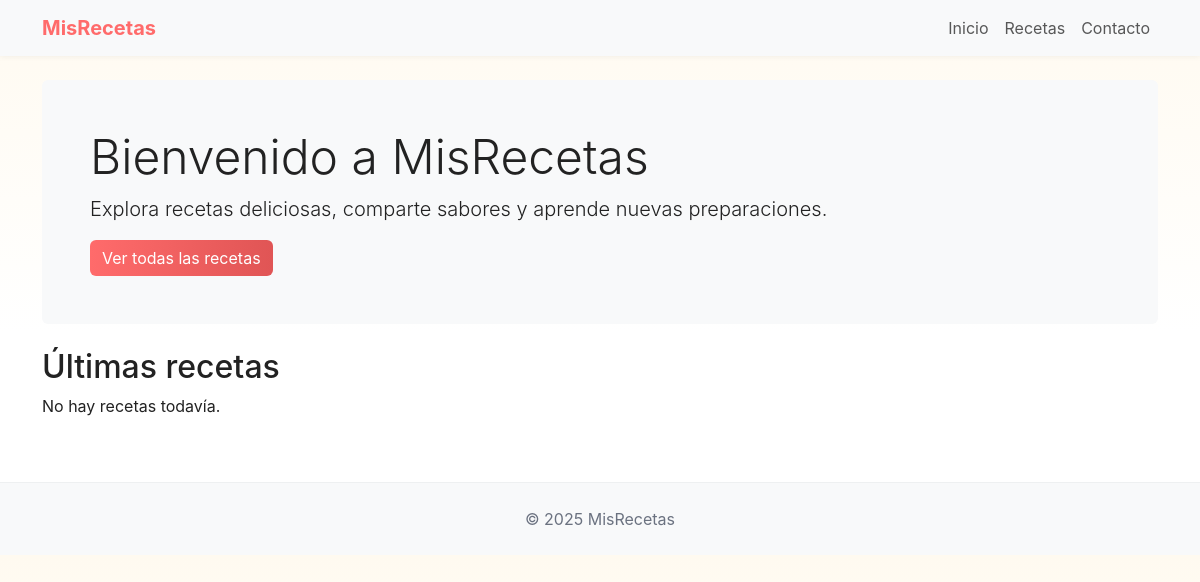
Before: /recipes/ with the older database file.
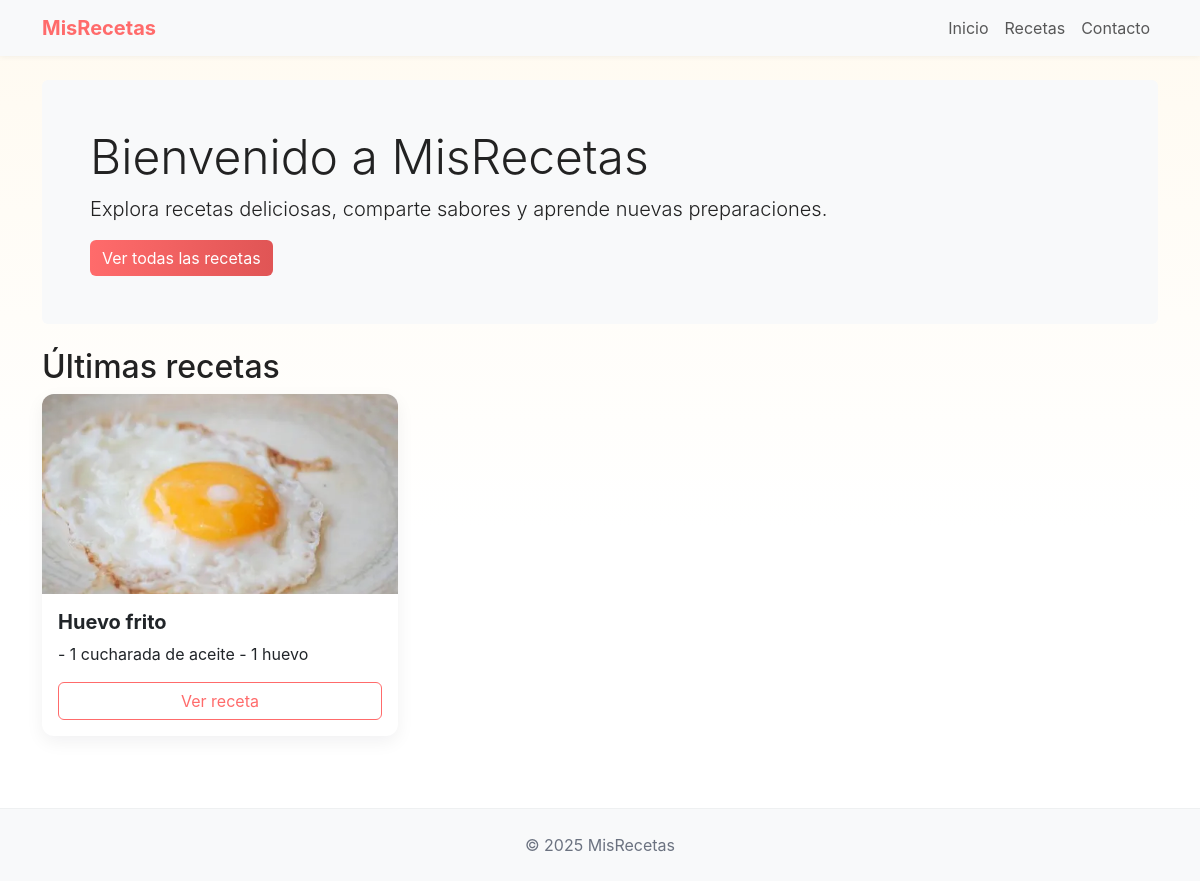
After: the same page with the newer database file.
### recipes/models.py (models this page shows, shortened)
class Receta(models.Model):
    nombre = models.CharField(max_length=200)
    ingredientes = models.TextField()
    instrucciones = models.TextField()
    imagen = models.ImageField(upload_to='recetas_images/', null=True, blank=True)
    creado_en = models.DateTimeField(auto_now_add=True)
    class Meta:
        ordering = ['-creado_en']
    def get_absolute_url(self):
        return reverse('recipes:recipe_detail', args=[str(self.id)])

### recipes/views.py (the view)
# urls.py: path('', RecipeListView.as_view(), name='index'),
class RecipeListView(ListView):
    model = Receta
    template_name = 'recipes/recipe_list.html'
    context_object_name = 'recetas'
    paginate_by = 6  # opcional

### recipes/templates/recipes/recipe_list.html (shortened to what this page needs)
{% extends 'recipes/base.html' %}
{% block content %}
<div class="jumbotron p-5 rounded bg-light mb-4">
  <h1 class="display-5">Bienvenido a MisRecetas</h1>
  <p class="lead">Explora recetas deliciosas, comparte sabores y aprende nuevas preparaciones.</p>
  <a class="btn btn-primary" href="{% url 'recipes:recipe_list' %}">Ver todas las recetas</a>
</div>
<h2>Últimas recetas</h2>
<div class="row">
  {% for receta in recetas %}
  <div class="col-md-4 mb-4">
    <div class="card h-100">
      {% if receta.imagen %}
        <img src="{{ receta.imagen.url }}" class="card-img-top" alt="{{ receta.nombre }}">
      {% else %}
        <img src="/static/recipes/images/placeholder.svg" class="card-img-top" alt="Sin imagen">
      {% endif %}
      <div class="card-body d-flex flex-column">
        <h5 class="card-title">{{ receta.nombre }}</h5>
        <p class="card-text">{{ receta.ingredientes|truncatechars:100 }}</p>
        <a href="{{ receta.get_absolute_url }}" class="btn btn-outline-primary mt-auto">Ver receta</a>
      </div>
    </div>
  </div>
  {% empty %}
    <p>No hay recetas todavía.</p>
  {% endfor %}
</div>
{% endblock %}

### recipes/templates/recipes/base.html (shortened to what this page needs)
{% load static %}
<!doctype html>
<html lang="es">
  <head>
    <link href="https://cdn.jsdelivr.net/npm/bootstrap@5.3.0/dist/css/bootstrap.min.css" rel="stylesheet">
    <link rel="stylesheet" href="{% static 'recipes/css/styles.css' %}">
  </head>
  <body>
    <nav class="navbar navbar-expand-lg navbar-light bg-light">
      <div class="container">
        <a class="navbar-brand" href="{% url 'recipes:index' %}">MisRecetas</a>
        <div class="collapse navbar-collapse" id="navMenu">
          <ul class="navbar-nav ms-auto">
            <li class="nav-item"><a class="nav-link" href="{% url 'recipes:index' %}">Inicio</a></li>
            <li class="nav-item"><a class="nav-link" href="{% url 'recipes:recipe_list' %}">Recetas</a></li>
            <li class="nav-item"><a class="nav-link" href="{% url 'recipes:contact' %}">Contacto</a></li>
          </ul>
        </div>
      </div>
    </nav>
    <div class="container mt-4">
      {% block content %}{% endblock %}
    </div>
    <footer class="bg-light py-4 mt-5">
      <div class="container text-center">
        <p class="mb-0">© {% now "Y" %} MisRecetas</p>
      </div>
    </footer>
  </body>
</html>

### recipes/static/recipes/css/styles.css (style rules this page uses)
:root { --bg:#fffaf0; --muted:#6b7280; --accent:#ff6b6b; --accent-dark:#e05555; --card:#ffffff; }
body { background: linear-gradient(180deg, var(--bg) 0%, #ffffff 60%); color: #222; font-family: Inter, system-ui, -apple-system, "Segoe UI", Roboto, "Helvetica Neue", Arial; }
.navbar { background: #fff; box-shadow: 0 1px 6px rgba(20,20,20,0.05); }
.navbar-brand { font-weight:700; color:var(--accent) !important; }
.card { border:0; border-radius:12px; box-shadow: 0 6px 18px rgba(16,24,40,0.06); }
.card-img-top { border-top-left-radius:12px; border-top-right-radius:12px; height:200px; object-fit:cover; }
.card-title { font-weight:700; }
.btn-primary { background: linear-gradient(90deg,var(--accent),var(--accent-dark)); border:0; }
.btn-outline-primary { border-color:var(--accent); color:var(--accent); }
footer { background:#fff; color:var(--muted); border-top:1px solid rgba(16,24,40,0.04); }

Changed rows visible on the page:
added Receta: imagen (picture), nombre "Huevo frito", ingredientes "- 1 cucharada de aceite - 1 huevo"
Other visible differences:
text no longer shown: "No hay recetas todavía."
